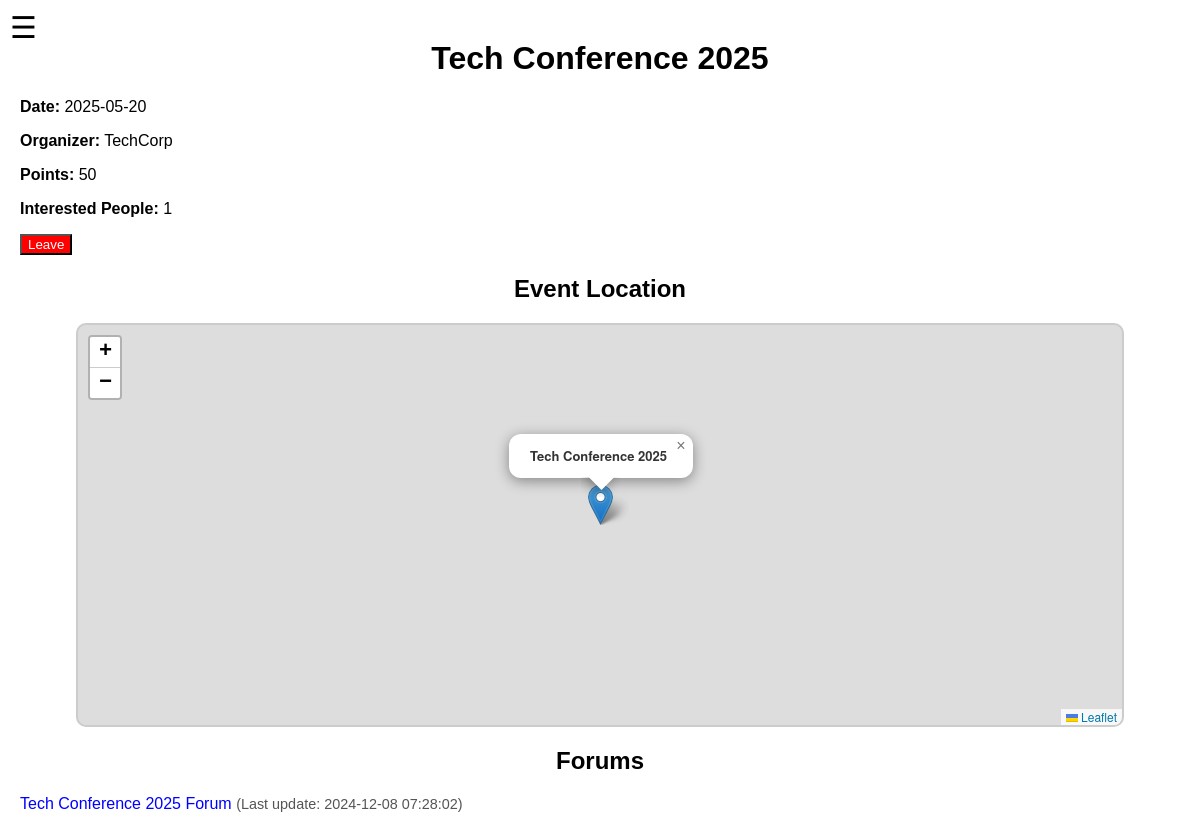
The app's page /home/event/1 (signed in) with its own data.
### tables this page shows
CREATE TABLE Event (
    id_event INTEGER PRIMARY KEY,
    name TEXT NOT NULL CHECK(length(name) > 0),
    description TEXT,
    event_date TEXT, -- 'YYYY-MM-DD'
    location TEXT NOT NULL UNIQUE, -- "latitude, longitude"
    hours_of_work INTEGER DEFAULT 0 CHECK(hours_of_work >= 0),
    status TEXT CHECK(status IN ('active','inactive')),
    openslots INTEGER DEFAULT 0 CHECK(openslots >= 0),
    organizer TEXT,
    points_to_earn INTEGER DEFAULT 0 CHECK(points_to_earn >= 0)
);

CREATE TABLE Forum (
    id_forum INTEGER PRIMARY KEY,
    id_event INTEGER NOT NULL,
    name TEXT NOT NULL CHECK(length(name) > 0),
    FOREIGN KEY (id_event) REFERENCES Event(id_event) ON DELETE CASCADE
);

### routes/home.py (the view, shortened to what this page needs)
@home_bp.route('/event/<int:event_id>', methods=['GET', 'POST'])
def event_page(event_id):
    user_id = session.get('user_id')
    if not user_id:
        flash('Please log in to view events.', 'error')
        return redirect(url_for('login.login'))
    event = get_event_details(event_id)
    if not event:
        flash('Event not found.', 'error')
        return redirect(url_for('home.home'))
    forums = get_forums_by_event(event_id)
    enrolled = is_user_enrolled(user_id, event_id)
    location = get_event_location(event_id)
    return render_template(
        'event.html',
        event=event,
        enrolled=enrolled,
        forums=forums,
        location=location
    )

### models.py (called while the page is built)
def get_event_location(event_id):
    with sqlite3.connect(DB_NAME, timeout=30) as conn:
        cursor = conn.cursor()
        query = "SELECT location FROM Event WHERE id_event = ?"
        cursor.execute(query, (event_id,))
        row = cursor.fetchone()
    return row[0] if row else None

def is_user_enrolled(user_id, event_id):
    with sqlite3.connect(DB_NAME, timeout=30) as conn:
        cursor = conn.cursor()
        query = """
            SELECT 1 FROM User_Events
            WHERE id_user = ? AND id_event = ?
        """
        cursor.execute(query, (user_id, event_id))
        result = cursor.fetchone()
    return bool(result)

def get_forums_by_event(event_id):
    with sqlite3.connect(DB_NAME, timeout=30) as conn:
        cursor = conn.cursor()
        query = """
            SELECT f.id_forum, f.name, MAX(p.date_of_post) AS last_update
            FROM Forum f
            LEFT JOIN Post p ON f.id_forum = p.id_forum
            WHERE f.id_event = ?
            GROUP BY f.id_forum, f.name
            ORDER BY last_update DESC
        """
        cursor.execute(query, (event_id,))
        forums = cursor.fetchall()
    return [
        {
            'id_forum': row[0],
            'name': row[1],
            'last_update': row[2] if row[2] else 'No posts yet'
        }
        for row in forums
    ]

def get_event_details(event_id):
    with sqlite3.connect(DB_NAME, timeout=30) as conn:
        cursor = conn.cursor()
        query = """
            SELECT e.name, e.event_date, e.organizer, e.hours_of_work, COUNT(ue.id_user)
            FROM Event e
            LEFT JOIN User_Events ue ON e.id_event = ue.id_event
            WHERE e.id_event = ?
            GROUP BY e.id_event
        """
        cursor.execute(query, (event_id,))
        row = cursor.fetchone()
    if not row:
        return None
    return {
        'name': row[0],
        'date': row[1],
        'organizer': row[2],
        'points': row[3] * 10,
        'interested': row[4]
    }

### templates/event.html (shortened to what this page needs)
<!DOCTYPE html>
<html lang="en">
<head>
    <link rel="stylesheet" href="https://unpkg.com/leaflet@1.9.3/dist/leaflet.css" />
    <link rel="stylesheet" href="{{ url_for('static', filename='styles.css') }}">
</head>
<body>
    <div class="hamburger-menu">
        <label for="menu-toggle" class="menu-icon">&#9776;</label>
    </div>
    <h1>{{ event.name }}</h1>
    <p><strong>Date:</strong> {{ event.date }}</p>
    <p><strong>Organizer:</strong> {{ event.organizer }}</p>
    <p><strong>Points:</strong> {{ event.points }}</p>
    <p><strong>Interested People:</strong> {{ event.interested }}</p>
    <form method="POST">
        {% if enrolled %}
        <button type="submit" name="action" value="leave" style="background-color: red; color: white;">Leave</button>
        {% else %}
        <button type="submit" name="action" value="enroll" style="background-color: green; color: white;">Enroll</button>
        {% endif %}
    </form>
    <h2>Event Location</h2>
    <div id="map" style="height: 400px; width: 100%;"></div>
    <h2>Forums</h2>
    {% if forums %}
        <ul>
            {% for forum in forums %}
                <li>
                    <a href="{{ url_for('forum.forum_page', forum_id=forum.id_forum) }}">
                        {{ forum.name }}
                    </a>
                    <span style="font-size: 0.9em; color: #555;">(Last update: {{ forum.last_update }})</span>
                </li>
            {% endfor %}
        </ul>
    {% else %}
        <p>No forums available for this event.</p>
    {% endif %}
</body>
</html>

### static/styles.css (style rules this page uses)
body { font-family: Arial, sans-serif; margin: 0; padding: 20px; }
h1, h2 { text-align: center; margin-top: 20px; }
#map { margin: 20px auto; max-width: 90%; border: 2px solid #ccc; border-radius: 10px; }
ul { list-style-type: none; padding: 0; }
ul li a { text-decoration: none; color: blue; }
.hamburger-menu { position: fixed; top: 10px; left: 10px; z-index: 1000; }
.menu-icon { font-size: 30px; cursor: pointer; user-select: none; }

### records on screen
Event: name "Tech Conference 2025", date "2025-05-20", organizer "TechCorp"
Forum: name "Tech Conference 2025 Forum", last_update "2024-12-08 07:28:02"

### other values on screen
{{ event.points }} "50"
{{ event.interested }} "1"
